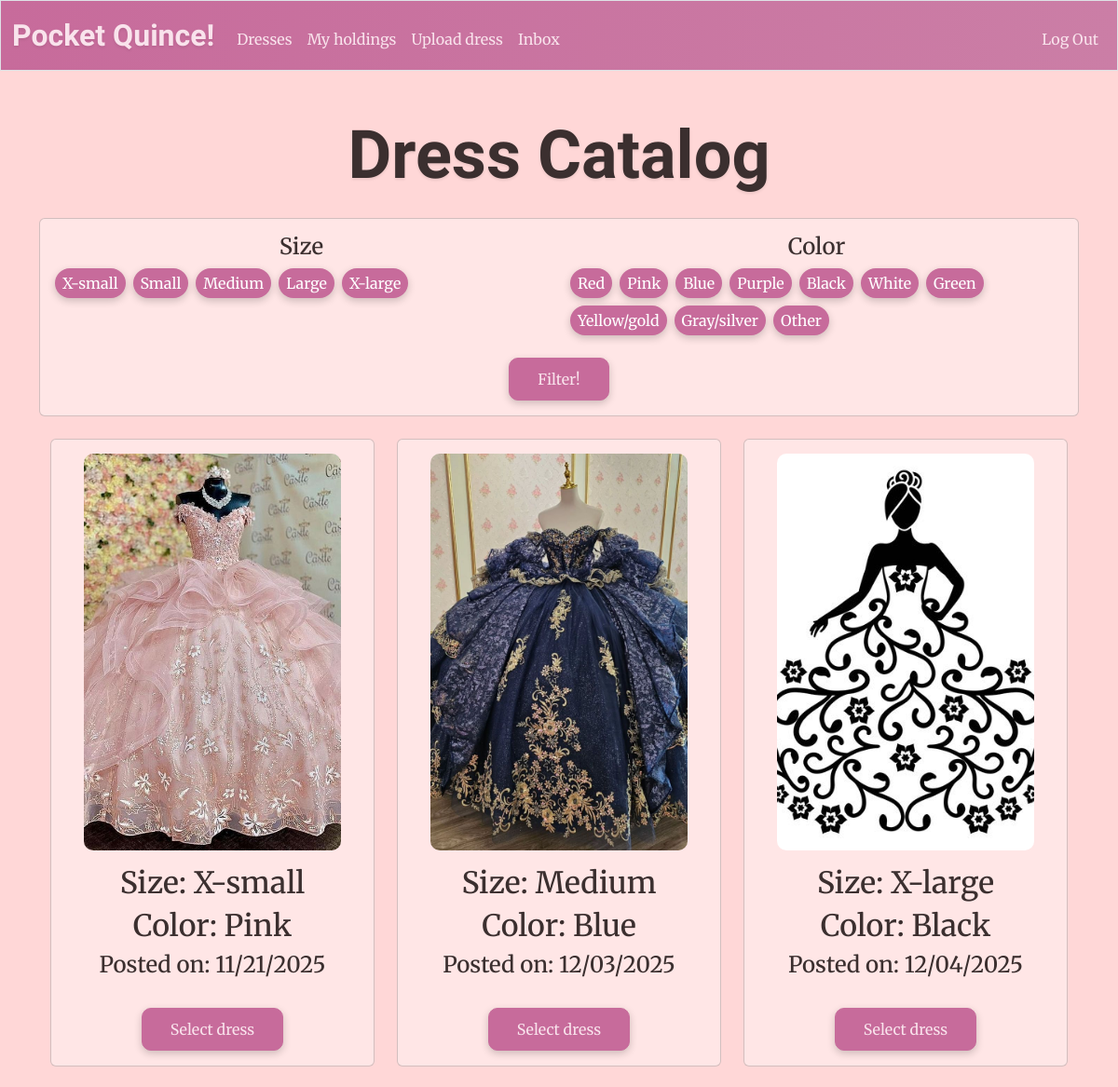
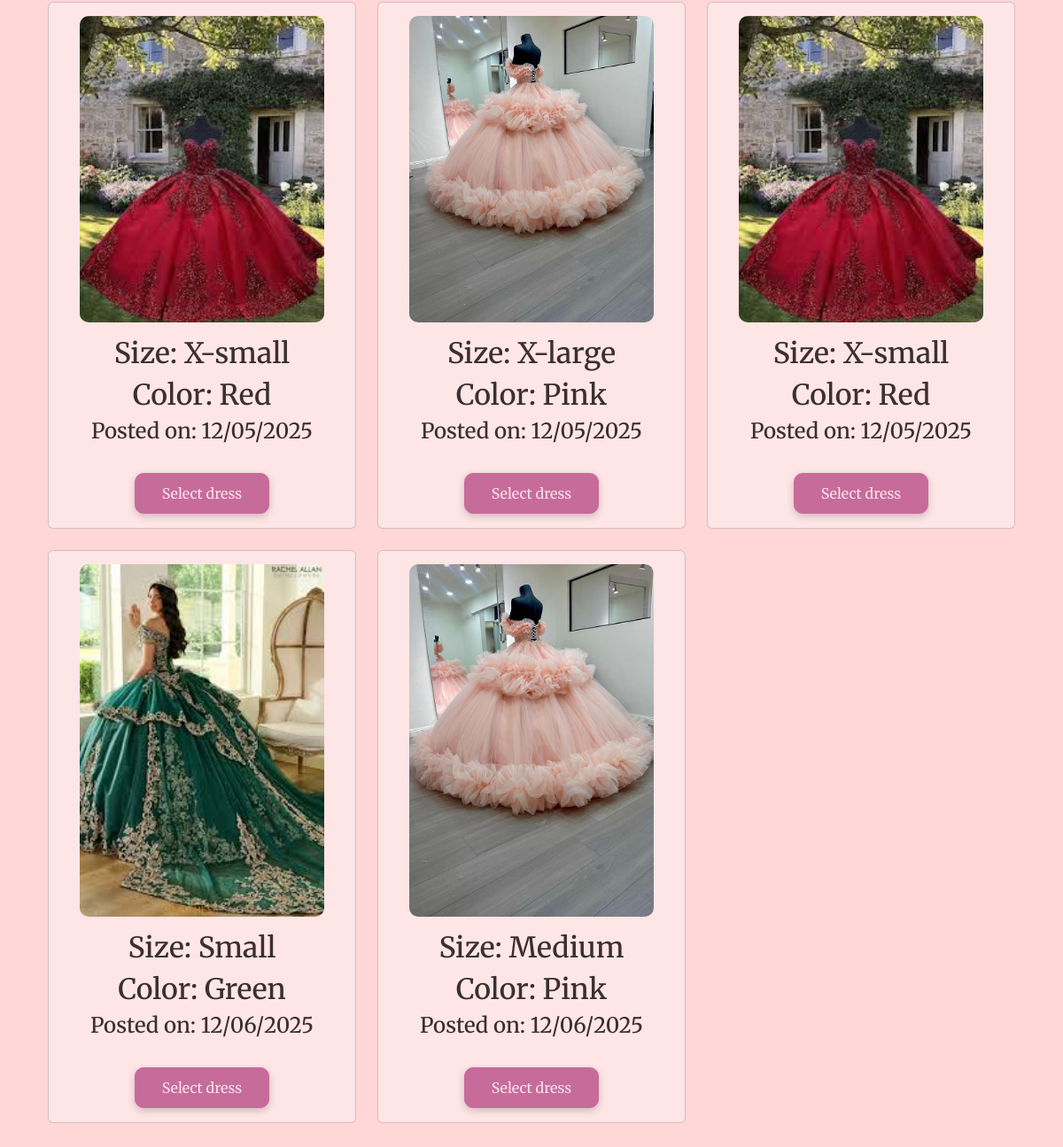
Screenshot of /catalog (signed in) with the database file from the repository (2 pictures, top to bottom).
### tables this page shows
CREATE TABLE dresses (
    id INTEGER PRIMARY KEY AUTOINCREMENT,
    size TEXT NOT NULL,
    color TEXT NOT NULL,
    owner INTEGER NOT NULL,
    image_url TEXT,
    time_posted TEXT NOT NULL DEFAULT CURRENT_TIMESTAMP,
    FOREIGN KEY (owner) REFERENCES users(id)
);

### app.py (the view)
@app.route("/catalog", methods = ["GET"])
@login_required
def catalog():
    sizes = request.args.getlist("size") # User selected sizes
    colors = request.args.getlist("color") # User selected colors
    db = get_db() # Establish database connection to wardrobe.db
    catalog = db.execute("SELECT * FROM dresses WHERE id NOT IN ( SELECT dress_id FROM holdings WHERE rent_end IS NULL) AND owner != ?"
    ,( session["user_id"],)).fetchall()
    filtered = [] # Empty list that will hold dress fitting filters
    for dress in catalog:
        if sizes and dress["size"] not in sizes:
            continue # Move on to next dress
        if colors and dress["color"] not in colors:
            continue # Move on to next dress
        filtered.append(dress) # Add dress to list
    catalog = filtered
    return render_template("catalog.html", catalog=catalog, formatTime=formatTime)

### app.py (called while the page is built)
def get_db():
    if "db" not in g: # Check if database connection already exists
        g.db = sqlite3.connect(DATABASE) # Open database and store connection for reuse
        g.db.row_factory = sqlite3.Row # Enable dictionary-like row access for reading
    return g.db # Return database connection

@app.after_request
def after_request(response):
    response.headers["Cache-Control"] = "no-cache, no-store, must-revalidate"
    response.headers["Expires"] = 0
    response.headers["Pragma"] = "no-cache"
    return response

### help.py (called while the page is built)
def login_required(f):
    @wraps(f)
    def decorated_function(*args, **kwargs):
        if session.get("user_id") is None:
            return redirect("/login")
        return f(*args, **kwargs)
    return decorated_function

def formatTime(value):
    try:
        date = datetime.strptime(value, "%Y-%m-%d %H:%M:%S")
        return date.strftime("%m/%d/%Y")
    except:
        return value #return original value if error occurs

### templates/catalog.html (shortened to what this page needs)
{% extends "layout.html" %}
{% block main %}
    <h1 class = "imperial mb-4">Dress Catalog</h1>
    <form action = "/catalog" method = "get">
        <div class = "card p-3 mb-4">
            <div class = "row">
                <div class = "col-md-6">
                    <h6 class = "filter-title mb-2 body-font">Size</h6>
                    <div class = "d-flex flex-wrap gap-2">
                        {% for size in ["x-small", "small", "medium", "large", "x-large"]%}
                            <label class="btn btn-outline-secondary btn-sm filter-pill body-font" for="{{ size }}">{{ size|capitalize }}</label>
                        {% endfor %}
                    </div>
                </div>
                <div class = "col-md-6">
                    <h6 class = "filter-title mb-2 body-font">Color</h6>
                    <div class = "d-flex flex-wrap gap-2">
                        {% for color in ["red", "pink", "blue", "purple", "black", "white", "green", "yellow/gold", "gray/silver", "other"] %}
                            <label class="btn btn-outline-secondary btn-sm filter-pill body-font" for="{{ color }}">{{ color|title}}</label>
                        {% endfor %}
                    </div>
                </div>
            </div>
            <br>
            <div>
                <button class = "btn btn-primary body-font" type="submit">Filter!</button>
            </div>
        </div>
    </form>
    {% if catalog|length == 0 %}
        <h3>No dresses match the selected filters. Please try different filters.</h3>
    {% else %}
        <div class="container">
            <div class="row">
                {% for dress in catalog %}
                        <div class = "col-md-4 mb-4">
                            <div class = "card dress-card">
                                <img class = "catalogImage mx-auto d-block" src='{{ dress["image_url"] }}' alt="Dress Image">
                                <div class = "card-body">
                                    <h2 class = "body-font">{{ "Size: " + dress["size"]|capitalize }}</h2>
                                    <h2 class = "body-font">{{ "Color: " + dress["color"]|title }}</h2>
                                    <h4 class = "body-font">{{ "Posted on: " + formatTime(dress["time_posted"]) }}</h4>
                                    <br>
                                    <form action = "/selectDress" method = "post">
                                        <button class="btn btn-primary body-font" type="submit">Select dress</button>
                                    </form>
                                </div>
                            </div>
                        </div>
                {% endfor %}
            </div>
        </div>
    {% endif %}
{% endblock %}

### static/style.css (style rules this page uses)
body { background-color: #FFD7D7; }
.imperial { font-family: 'Imperial Script', cursive; text-shadow: 0px 2px 3px rgba(0,0,0,0.08); font-weight: 700; font-size: 450%; color: #3B2F2F; }
.body-font { font-family: 'Merriweather', serif; color: #3B2F2F }
.btn-primary { background-color: #C76B9B; color: #F9E3EC; border-color: #C76B9B; font-size: 1rem; border-radius: 10px; padding: 10px 30px; box-shadow: 0px 3px 8px rgba(0, 0, 0, 0.2); }
.filter-title { font-family: "Merriweather", serif; color: #3B2F2F; font-size: 150%; }
.filter-pill { border-radius: 900px; font-size: 100%; background-color: #C76B9B; color: white; border: none; }
.catalogImage { width: 80%; height: 80%; max-height: 550px; object-fit: cover; object-position: center; border-radius: 10px; }
.dress-card { padding-top: 15px; height: 100%; }
.card { background-color: #FFE6E6; }
form label, form button { background-color: #C76B9B; border: 1px #C76B9B; padding: 5px 10px; border-radius: 900px; box-shadow: 0px 3px 8px rgba(0, 0, 0, 0.2); font-size: 0.8rem; height: auto; display: inline-block; width: auto; cursor: pointer; }

### rows the page displays
dresses: image_url (picture), size "Size: X-small", color "Color: Pink", time_posted "Posted on: 11/21/2025"
dresses: image_url (picture), size "Size: Medium", color "Color: Blue", time_posted "Posted on: 12/03/2025"
dresses: image_url (picture), size "Size: X-large", color "Color: Black", time_posted "Posted on: 12/04/2025"
dresses: image_url (picture), size "Size: X-small", color "Color: Red", time_posted "Posted on: 12/05/2025"
dresses: image_url (picture), size "Size: X-large", color "Color: Pink", time_posted "Posted on: 12/05/2025"
dresses: image_url (picture), size "Size: X-small", color "Color: Red", time_posted "Posted on: 12/05/2025"
dresses: image_url (picture), size "Size: Small", color "Color: Green", time_posted "Posted on: 12/06/2025"
dresses: image_url (picture), size "Size: Medium", color "Color: Pink", time_posted "Posted on: 12/06/2025"

### other values shown
{{ size|capitalize }} "X-small" "Small" "Medium" "Large" "X-large"
{{ color|title }} "Red" "Pink" "Blue" "Purple" "Black" "White" "Green" "Yellow/gold" "Gray/silver" "Other"
